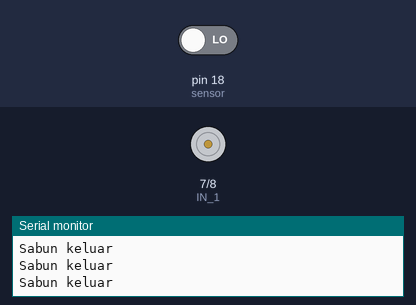
Bench run of a sketch on a simulated Arduino Uno, built with avr-gcc and run on an emulated ATmega328P. Shown: motor-driver pin pairs drawn as motors (green arrow = first pin HIGH = forward, orange = second pin HIGH = backward, longer = more drive), the last lines printed to the serial monitor. The test bench sets the inputs (shaded band); at power-on: pin 18 (sensor) LOW.

Above: at 4.8 s.
4.9 s: pin 18 (sensor) driven HIGH
At 5.5 s:
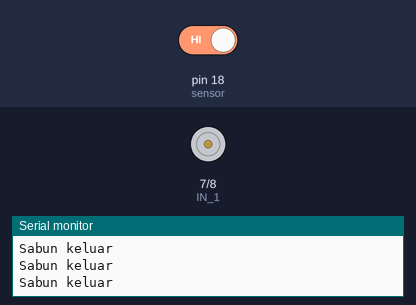
7.6 s: pin 18 (sensor) driven LOW
At 8.0 s:
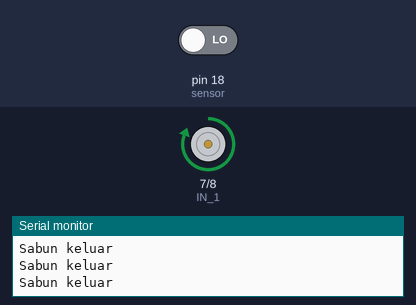
Timing chart, 0 to 19.6 s (numbered marks = the images above; inputs shaded):
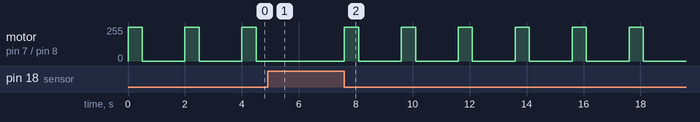

The sketch:

anti_corona.ino
```cpp
int sensor = 18; //A4
int IN_1   = 7;  //D7
int IN_2   = 8;  //D8
void setup() {
  // put your setup code here, to run once:
  Serial.begin(9600);
pinMode(sensor, INPUT);
pinMode(IN_1, OUTPUT);
pinMode(IN_2, OUTPUT);
}

void loop() {
  // put your main code here, to run repeatedly:
  while(!(digitalRead(sensor))){
//    delay(1);
    digitalWrite(IN_1, HIGH);
    digitalWrite(IN_2, LOW);
    Serial.println("Sabun keluar");
    delay(500);
    digitalWrite(IN_1, LOW);
    digitalWrite(IN_2, LOW);
    delay(1500);
  }

}
```

Measured:
- after the input at 4.9 s, motor on pin 7 (IN_1) / pin 8 (IN_2): stays stopped (without the input it goes to forward 255/255 after 1.1 s)
- after the input at 7.6 s, motor on pin 7 (IN_1) / pin 8 (IN_2): alternates forward 255/255 for 0.50 s and stopped for 1.5 s, starting at once
- by itself, motor on pin 7 (IN_1) / pin 8 (IN_2): alternates forward 255/255 for 0.50 s and stopped for 1.5 s
